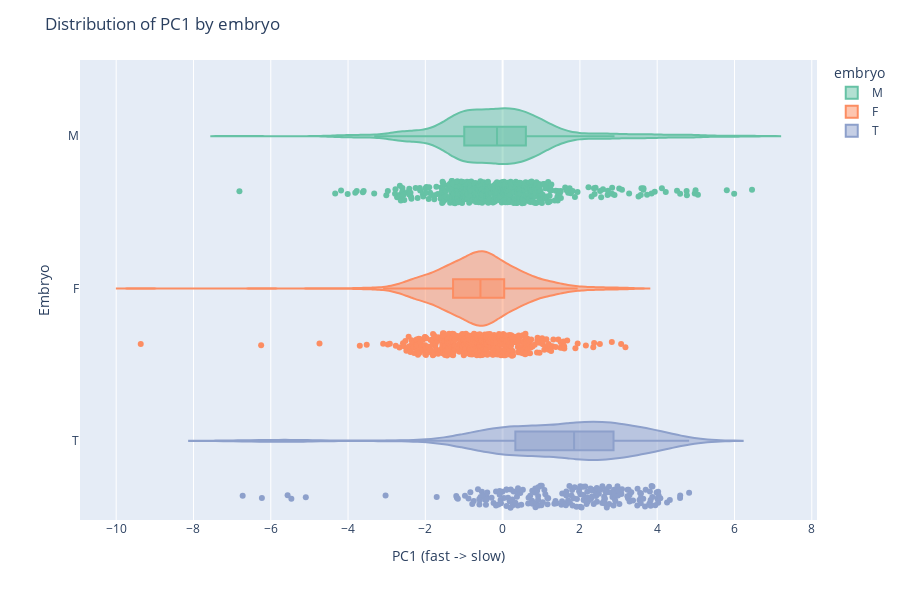

Write notebook code for a chart like this one.
### Code cell
fig = px.violin(
    df_pca,
    y="embryo",      
    x="PC1",          
    color="embryo",  
    box=True,         
    points="all",     
    orientation="h",  
    color_discrete_sequence=px.colors.qualitative.Set2,
)

fig.update_layout(
    title="Distribution of PC1 by embryo",
    xaxis_title="PC1 (fast -> slow)",
    yaxis_title="Embryo",
    height=600
)

fig.show()
fig.write_html("figures/distribution_embryo.html")

### Figure 1 — Plotly figure (JSON) as saved in the notebook; plotly's stock layout.template omitted (floating-point values rounded to 4 significant figures; data arrays with more than 128 entries replaced by an {"elided": "..."} marker saying what was removed)
{"data": [{"alignmentgroup": "True", "box": {"visible": true}, "hovertemplate": "embryo=%{y}<br>PC1=%{x}<extra></extra>", "legendgroup": "M", "marker": {"color": "rgb(102,194,165)"}, "name": "M", "offsetgroup": "M", "orientation": "h", "points": "all", "scalegroup": "True", "showlegend": true, "type": "violin", "x": {"elided": "481 float values"}, "x0": " ", "xaxis": "x", "y": {"elided": "481 str values"}, "y0": " ", "yaxis": "y"}, {"alignmentgroup": "True", "box": {"visible": true}, "hovertemplate": "embryo=%{y}<br>PC1=%{x}<extra></extra>", "legendgroup": "F", "marker": {"color": "rgb(252,141,98)"}, "name": "F", "offsetgroup": "F", "orientation": "h", "points": "all", "scalegroup": "True", "showlegend": true, "type": "violin", "x": {"elided": "429 float values"}, "x0": " ", "xaxis": "x", "y": {"elided": "429 str values"}, "y0": " ", "yaxis": "y"}, {"alignmentgroup": "True", "box": {"visible": true}, "hovertemplate": "embryo=%{y}<br>PC1=%{x}<extra></extra>", "legendgroup": "T", "marker": {"color": "rgb(141,160,203)"}, "name": "T", "offsetgroup": "T", "orientation": "h", "points": "all", "scalegroup": "True", "showlegend": true, "type": "violin", "x": {"elided": "198 float values"}, "x0": " ", "xaxis": "x", "y": {"elided": "198 str values"}, "y0": " ", "yaxis": "y"}], "layout": {"height": 600, "legend": {"title": {"text": "embryo"}, "tracegroupgap": 0}, "margin": {"t": 60}, "title": {"text": "Distribution of PC1 by embryo"}, "violinmode": "overlay", "xaxis": {"anchor": "y", "domain": [0, 1], "title": {"text": "PC1 (fast -> slow)"}}, "yaxis": {"anchor": "x", "categoryarray": ["T", "F", "M"], "categoryorder": "array", "domain": [0, 1], "title": {"text": "Embryo"}}}}
